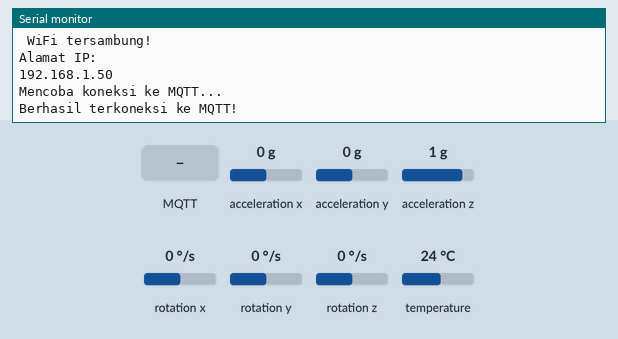
Recording of a sketch running on a simulated ESP8266 (NodeMCU). Parts: the last lines printed to the serial monitor. Inputs (shaded band) come from the test bench; at power-on: acceleration x 0 g, acceleration y 0 g, acceleration z 1 g, rotation x 0 °/s, rotation y 0 °/s, rotation z 0 °/s, temperature 24 °C. WiFi joins after 1.5 s; servers stay silent unless stated; no MQTT or app messages arrive unless stated.

Above: at 2.7 s.
2.8 s: MQTT message "1" arrives on the first subscribed topic
At 3.2 s:
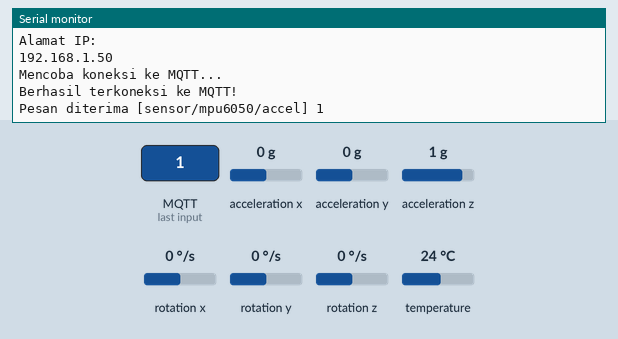
4.3 s: MQTT message "on" arrives on the first subscribed topic
At 5.5 s:
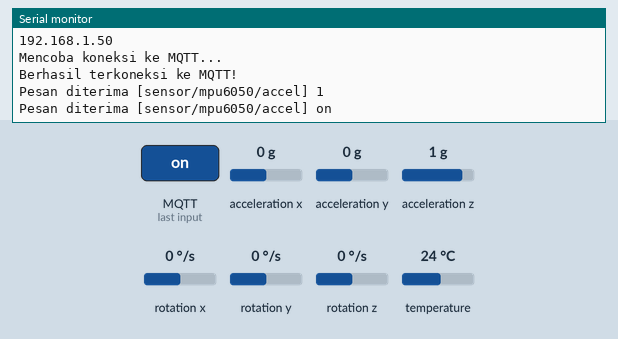
5.8 s: MQTT message "off" arrives on the first subscribed topic
At 6.7 s:
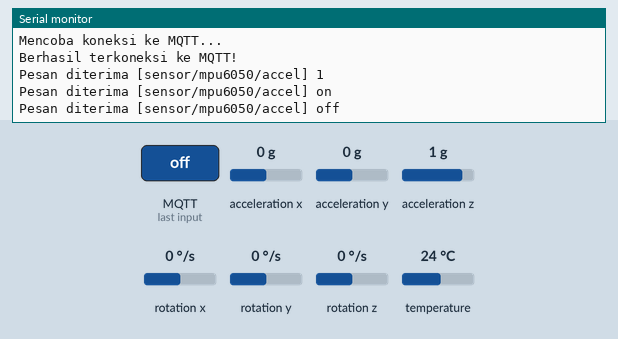
7.3 s: MQTT message "1" arrives on the second subscribed topic
At 7.8 s:
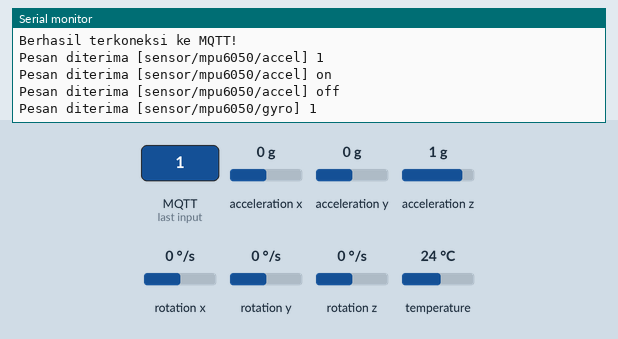
8.8 s: MQTT message "on" arrives on the second subscribed topic
At 10.0 s:
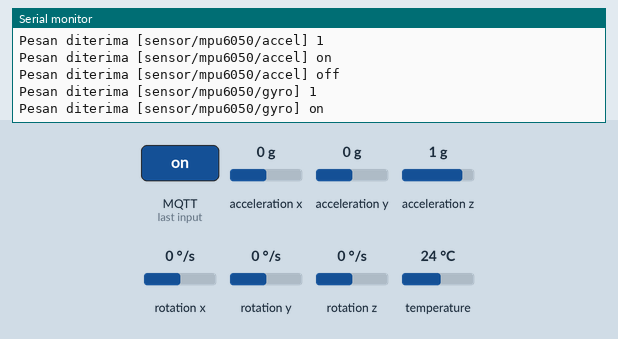
10.3 s: MQTT message "off" arrives on the second subscribed topic
At 11.3 s:
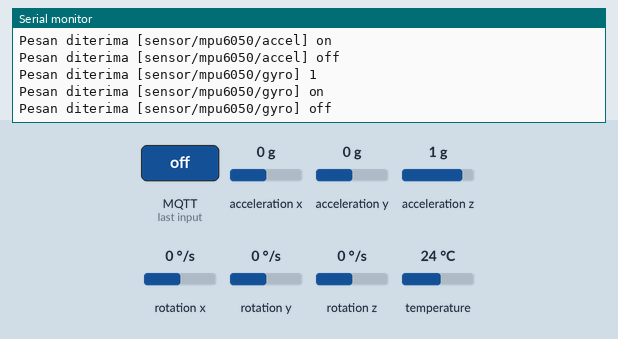

Measured:
- after the input at 2.8 s, the serial monitor: prints a new line at once (image 1)
- after the input at 4.3 s, the serial monitor: prints a new line at once (image 2)
- after the input at 5.8 s, the serial monitor: prints a new line at once (image 3)
- after the input at 7.3 s, the serial monitor: prints a new line at once (image 4)
- after the input at 8.8 s, the serial monitor: prints a new line at once (image 5)
- after the input at 10.3 s, the serial monitor: prints a new line at once (image 6)

The sketch:

main.ino
```cpp
#include <Wire.h>
#include <ESP8266WiFi.h>
#include <PubSubClient.h>
#include <Adafruit_Sensor.h>
#include <Adafruit_MPU6050.h>

// konfigurasi wifi
const char* ssid = "JTI-POLINEMA";
const char* password = "jtifast!";

// konfigurasi mqtt server
const int port = 1883;
const char* server = "34.101.48.71";
const char* mqtt_username = "";
const char* mqtt_password = "";

// konfigurasi mqtt topic
const char* accel_topic = "sensor/mpu6050/accel";
const char* gyro_topic = "sensor/mpu6050/gyro";

// set clientnya
Adafruit_MPU6050 mpu;
WiFiClient espClient;
PubSubClient client(espClient);

// membuat fungsi prototype
void reconnect();
void setup_wifi();
void callback(char* topic, byte* payload, unsigned int length);

void setup() {
  Wire.begin();
  Serial.begin(115200);

  if (!mpu.begin()) {
    Serial.println("Gagal menemukan perangkat MPU6050");
    while (1) {
      delay(10);
    }
  }

  mpu.setAccelerometerRange(MPU6050_RANGE_8_G);
  mpu.setGyroRange(MPU6050_RANGE_500_DEG);
  mpu.setFilterBandwidth(MPU6050_BAND_21_HZ);

  setup_wifi();
  client.setServer(server, 1883);
  client.setCallback(callback);
}

void loop() {
  if (!client.connected()) { reconnect(); }
  client.loop();

  sensors_event_t accel, gyro, temp;
  mpu.getEvent(&accel, &gyro, &temp);

  String gyro_data = String(gyro.gyro.x) + "," + String(gyro.gyro.y) + "," + String(gyro.gyro.z);
  String accel_data = String(accel.acceleration.x) + "," + String(accel.acceleration.y) + "," + String(accel.acceleration.z);

  client.publish(gyro_topic, gyro_data.c_str(), true);
  client.publish(accel_topic, accel_data.c_str(), true);
}

void callback(char* topic, byte* payload, unsigned int length) {
  Serial.print("Pesan diterima [");
  Serial.print(topic);
  Serial.print("] ");

  for (int i = 0; i < length; i++) {
    Serial.print((char)payload[i]);
  }
  Serial.println();
}

void setup_wifi() {
  delay(10);
  Serial.println();
  Serial.print("Menyambungkan ke ");
  Serial.println(ssid);
  WiFi.begin(ssid, password);

  while (WiFi.status() != WL_CONNECTED) {
    delay(500);
    Serial.print(".");
    Serial.print(" Status: ");
    Serial.println(WiFi.status());
  }

  Serial.println(" WiFi tersambung!");
  Serial.println("Alamat IP: ");
  Serial.println(WiFi.localIP());
}

void reconnect() {

  while (!client.connected()) {
    Serial.println("Mencoba koneksi ke MQTT...");
    if (client.connect("ESP8266Client")) {
      Serial.println("Berhasil terkoneksi ke MQTT!");
      client.subscribe(accel_topic);
      client.subscribe(gyro_topic);
    } else {
      Serial.print("Gagal, rc=");
      Serial.print(client.state());
      Serial.println(" Mencoba ulang dalam 5 detik...");
      delay(5000);
    }
  }
}
```
